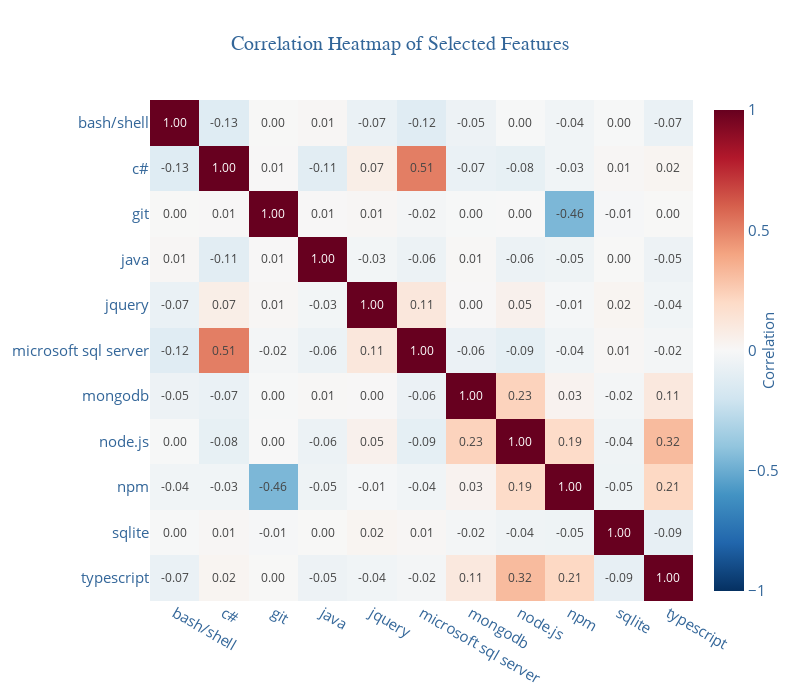

Write notebook code for a chart like this one.
### Markdown cell above
## <span style="color: #336699;">4.8. Pearson correlation between the new set of features</span>

After all the feature selection and model choosen, it would also be important to check the correlation between the features to check wich ones were independent of each other to avoid multicollinearity and redundancy that could increase the variance of coefficient estimates, making a potencial model unstable and causing overfitting. 
The Pearson correlation test is suitable for measuring linear relationships between continuous variables that are normally distributed [Schober2018].

### Code cell
plot_correlation(X_trainNew, "Correlation Heatmap of Selected Features")

### Figure 1 — Plotly figure (JSON) as saved in the notebook; plotly's stock layout.template omitted (floating-point values rounded to 4 significant figures)
{"data": [{"colorbar": {"tickfont": {"color": "#336699", "size": 15}, "title": {"font": {"color": "#336699", "size": 15}, "side": "right", "text": "Correlation"}}, "colorscale": [[0, "rgb(5,48,97)"], [0.1, "rgb(33,102,172)"], [0.2, "rgb(67,147,195)"], [0.3, "rgb(146,197,222)"], [0.4, "rgb(209,229,240)"], [0.5, "rgb(247,247,247)"], [0.6, "rgb(253,219,199)"], [0.7, "rgb(244,165,130)"], [0.8, "rgb(214,96,77)"], [0.9, "rgb(178,24,43)"], [1, "rgb(103,0,31)"]], "hoverinfo": "text", "text": [[1, -0.1266, 0.0021, 0.01308, -0.07047, -0.1222, -0.0537, -0.0039, -0.0374, -0.002727, -0.06991], [-0.1266, 1, 0.006055, -0.11, 0.06716, 0.514, -0.06848, -0.08226, -0.03476, 0.01329, 0.02328], [0.0021, 0.006055, 1, 0.006152, 0.01075, -0.02228, -0.003255, 0.001962, -0.4552, -0.008903, 0.002225], [0.01308, -0.11, 0.006152, 1, -0.02683, -0.05673, 0.007232, -0.05837, -0.04718, 0.002435, -0.05395], [-0.07047, 0.06716, 0.01075, -0.02683, 1, 0.111, 0.004819, 0.04678, -0.01338, 0.02353, -0.03839], [-0.1222, 0.514, -0.02228, -0.05673, 0.111, 1, -0.06475, -0.09263, -0.03578, 0.01444, -0.01944], [-0.0537, -0.06848, -0.003255, 0.007232, 0.004819, -0.06475, 1, 0.2286, 0.03304, -0.02123, 0.106], [-0.0039, -0.08226, 0.001962, -0.05837, 0.04678, -0.09263, 0.2286, 1, 0.1913, -0.04366, 0.3182], [-0.0374, -0.03476, -0.4552, -0.04718, -0.01338, -0.03578, 0.03304, 0.1913, 1, -0.04816, 0.209], [-0.002727, 0.01329, -0.008903, 0.002435, 0.02353, 0.01444, -0.02123, -0.04366, -0.04816, 1, -0.08519], [-0.06991, 0.02328, 0.002225, -0.05395, -0.03839, -0.01944, 0.106, 0.3182, 0.209, -0.08519, 1]], "texttemplate": "%{text:.2f}", "type": "heatmap", "x": ["bash/shell", "c#", "git", "java", "jquery", "microsoft sql server", "mongodb", "node.js", "npm", "sqlite", "typescript"], "y": ["bash/shell", "c#", "git", "java", "jquery", "microsoft sql server", "mongodb", "node.js", "npm", "sqlite", "typescript"], "z": [[1, -0.1266, 0.0021, 0.01308, -0.07047, -0.1222, -0.0537, -0.0039, -0.0374, -0.002727, -0.06991], [-0.1266, 1, 0.006055, -0.11, 0.06716, 0.514, -0.06848, -0.08226, -0.03476, 0.01329, 0.02328], [0.0021, 0.006055, 1, 0.006152, 0.01075, -0.02228, -0.003255, 0.001962, -0.4552, -0.008903, 0.002225], [0.01308, -0.11, 0.006152, 1, -0.02683, -0.05673, 0.007232, -0.05837, -0.04718, 0.002435, -0.05395], [-0.07047, 0.06716, 0.01075, -0.02683, 1, 0.111, 0.004819, 0.04678, -0.01338, 0.02353, -0.03839], [-0.1222, 0.514, -0.02228, -0.05673, 0.111, 1, -0.06475, -0.09263, -0.03578, 0.01444, -0.01944], [-0.0537, -0.06848, -0.003255, 0.007232, 0.004819, -0.06475, 1, 0.2286, 0.03304, -0.02123, 0.106], [-0.0039, -0.08226, 0.001962, -0.05837, 0.04678, -0.09263, 0.2286, 1, 0.1913, -0.04366, 0.3182], [-0.0374, -0.03476, -0.4552, -0.04718, -0.01338, -0.03578, 0.03304, 0.1913, 1, -0.04816, 0.209], [-0.002727, 0.01329, -0.008903, 0.002435, 0.02353, 0.01444, -0.02123, -0.04366, -0.04816, 1, -0.08519], [-0.06991, 0.02328, 0.002225, -0.05395, -0.03839, -0.01944, 0.106, 0.3182, 0.209, -0.08519, 1]], "zmax": 1, "zmin": -1}], "layout": {"height": 700, "paper_bgcolor": "rgba(0,0,0,0)", "plot_bgcolor": "rgba(0,0,0,0)", "title": {"font": {"color": "#336699", "family": "Arial", "size": 20}, "text": "Correlation Heatmap of Selected Features", "x": 0.5, "xanchor": "center"}, "width": 800, "xaxis": {"color": "#336699", "showgrid": false, "tickfont": {"color": "#336699", "size": 15}}, "yaxis": {"autorange": "reversed", "color": "#336699", "showgrid": false, "tickfont": {"color": "#336699", "size": 15}}}}
